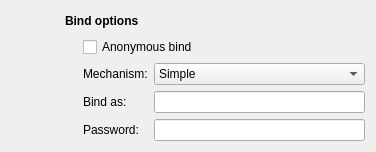
      <widget class="QWidget" name="tab">
       <attribute name="title">
        <string>Authentification</string>
       </attribute>
       <layout class="QGridLayout" name="gridLayout_3">
        <item row="2" column="1">
         <spacer name="verticalSpacer">
          <property name="orientation">
           <enum>Qt::Vertical</enum>
          </property>
          <property name="sizeHint" stdset="0">
           <size>
            <width>0</width>
            <height>0</height>
           </size>
          </property>
         </spacer>
        </item>
        <item row="0" column="0" rowspan="2">
         <layout class="QVBoxLayout" name="verticalLayout_4">
          <item>
           <widget class="QLabel" name="authLabel">
            <property name="sizePolicy">
             <sizepolicy hsizetype="Fixed" vsizetype="Fixed">
              <horstretch>0</horstretch>
              <verstretch>0</verstretch>
             </sizepolicy>
            </property>
            <property name="minimumSize">
             <size>
              <width>48</width>
              <height>48</height>
             </size>
            </property>
            <property name="text">
             <string/>
            </property>
            <property name="pixmap">
             <pixmap resource="../../luma.qrc">:/images/password_medium.png</pixmap>
            </property>
            <property name="wordWrap">
             <bool>false</bool>
            </property>
           </widget>
          </item>
          <item>
           <spacer name="verticalSpacer_3">
            <property name="orientation">
             <enum>Qt::Vertical</enum>
            </property>
            <property name="sizeHint" stdset="0">
             <size>
              <width>0</width>
              <height>0</height>
             </size>
            </property>
           </spacer>
          </item>
         </layout>
        </item>
        <item row="0" column="1" rowspan="2">
         <layout class="QGridLayout" name="gridLayout">
          <item row="1" column="0" rowspan="4">
           <spacer>
            <property name="orientation">
             <enum>Qt::Horizontal</enum>
            </property>
            <property name="sizeType">
             <enum>QSizePolicy::Fixed</enum>
            </property>
            <property name="sizeHint" stdset="0">
             <size>
              <width>12</width>
              <height>0</height>
             </size>
            </property>
           </spacer>
          </item>
          <item row="1" column="1" colspan="2">
           <widget class="QCheckBox" name="bindAnonBox">
            <property name="sizePolicy">
             <sizepolicy hsizetype="Expanding" vsizetype="Fixed">
              <horstretch>0</horstretch>
              <verstretch>0</verstretch>
             </sizepolicy>
            </property>
            <property name="minimumSize">
             <size>
              <width>0</width>
              <height>20</height>
             </size>
            </property>
            <property name="text">
             <string>Anonymous bind</string>
            </property>
           </widget>
          </item>
          <item row="2" column="1">
           <widget class="QLabel" name="textLabel4">
            <property name="sizePolicy">
             <sizepolicy hsizetype="Fixed" vsizetype="Fixed">
              <horstretch>0</horstretch>
              <verstretch>0</verstretch>
             </sizepolicy>
            </property>
            <property name="minimumSize">
             <size>
              <width>0</width>
              <height>20</height>
             </size>
            </property>
            <property name="text">
             <string>Mechanism:</string>
            </property>
            <property name="alignment">
             <set>Qt::AlignVCenter</set>
            </property>
            <property name="wordWrap">
             <bool>false</bool>
            </property>
           </widget>
          </item>
          <item row="2" column="2">
           <widget class="QComboBox" name="methodBox">
            <property name="sizePolicy">
             <sizepolicy hsizetype="Expanding" vsizetype="Fixed">
              <horstretch>0</horstretch>
              <verstretch>0</verstretch>
             </sizepolicy>
            </property>
            <property name="minimumSize">
             <size>
              <width>0</width>
              <height>20</height>
             </size>
            </property>
            <item>
             <property name="text">
              <string>Simple</string>
             </property>
            </item>
            <item>
             <property name="text">
              <string>SASL CRAM-MD5</string>
             </property>
            </item>
            <item>
             <property name="text">
              <string>SASL DIGEST-MD5</string>
             </property>
            </item>
            <item>
             <property name="text">
              <string>SASL EXTERNAL</string>
             </property>
            </item>
            <item>
             <property name="text">
              <string>SASL GSSAPI</string>
             </property>
            </item>
            <item>
             <property name="text">
              <string>SASL Login</string>
             </property>
            </item>
            <item>
             <property name="text">
              <string>SASL Plain</string>
             </property>
            </item>
           </widget>
          </item>
          <item row="3" column="1">
           <widget class="QLabel" name="textLabel10">
            <property name="sizePolicy">
             <sizepolicy hsizetype="Fixed" vsizetype="Fixed">
              <horstretch>0</horstretch>
              <verstretch>0</verstretch>
             </sizepolicy>
            </property>
            <property name="minimumSize">
             <size>
              <width>0</width>
              <height>20</height>
             </size>
            </property>
            <property name="text">
             <string>Bind as:</string>
            </property>
            <property name="alignment">
             <set>Qt::AlignVCenter</set>
            </property>
            <property name="wordWrap">
             <bool>true</bool>
            </property>
           </widget>
          </item>
          <item row="3" column="2">
           <widget class="QLineEdit" name="bindLineEdit">
            <property name="minimumSize">
             <size>
              <width>0</width>
              <height>20</height>
             </size>
            </property>
           </widget>
          </item>
          <item row="4" column="1">
           <widget class="QLabel" name="textLabel12">
            <property name="sizePolicy">
             <sizepolicy hsizetype="Fixed" vsizetype="Fixed">
              <horstretch>0</horstretch>
              <verstretch>0</verstretch>
             </sizepolicy>
            </property>
            <property name="minimumSize">
             <size>
              <width>0</width>
              <height>20</height>
             </size>
            </property>
            <property name="text">
             <string>Password:</string>
            </property>
            <property name="alignment">
             <set>Qt::AlignVCenter</set>
            </property>
            <property name="wordWrap">
             <bool>false</bool>
            </property>
           </widget>
          </item>
          <item row="4" column="2">
           <widget class="QLineEdit" name="passwordLineEdit">
            <property name="minimumSize">
             <size>
              <width>0</width>
              <height>20</height>
             </size>
            </property>
            <property name="echoMode">
             <enum>QLineEdit::Password</enum>
            </property>
           </widget>
          </item>
          <item row="0" column="0" colspan="3">
           <widget class="QLabel" name="textLabel1_4">
            <property name="sizePolicy">
             <sizepolicy hsizetype="Expanding" vsizetype="Fixed">
              <horstretch>0</horstretch>
              <verstretch>0</verstretch>
             </sizepolicy>
            </property>
            <property name="minimumSize">
             <size>
              <width>300</width>
              <height>20</height>
             </size>
            </property>
            <property name="maximumSize">
             <size>
              <width>16777215</width>
              <height>16777215</height>
             </size>
            </property>
            <property name="text">
             <string>&lt;b&gt;Bind options&lt;/b&gt;</string>
            </property>
            <property name="wordWrap">
             <bool>false</bool>
            </property>
           </widget>
          </item>
         </layout>
        </item>
       </layout>
      </widget>
